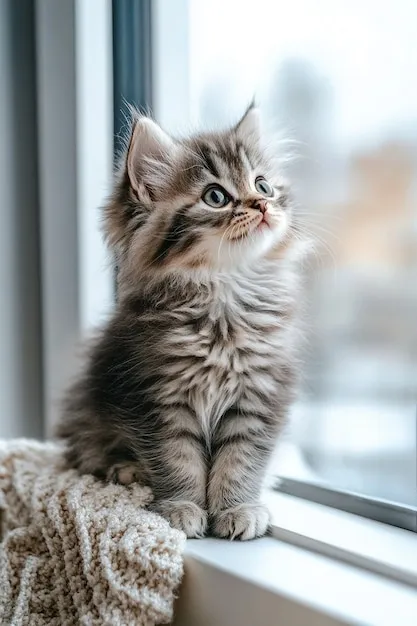
#> input picture OpenCV/cat.jpg, 417 x 626 px
$ python basics.py
#> lines starting #> are read from the running program, lines starting #| are printed output that depends on the picture; after the words box and inside, x2 and y2 are one past the last pixel; in counts of white or black regions, pixels touching at a corner belong together
import cv2 as cv
import numpy as np

img = cv.imread("cat.jpg")
#> img is the input picture: shape (626, 417, 3); mean B, G, R 163.3, 164, 160.9

cv.imshow("Cat Original", img)

## 1. Convert to grayscale
gray = cv.cvtColor(img, cv.COLOR_BGR2GRAY)
cv.imshow("Gray", gray)

## 2. Blur the image using Gaussian function
blur = cv.GaussianBlur(img, (5,5), cv.BORDER_DEFAULT)
cv.imshow("Blur", blur)

## 3. Edge Cascading i.e., Drawing Borders
canny = cv.Canny(blur, 125, 174)
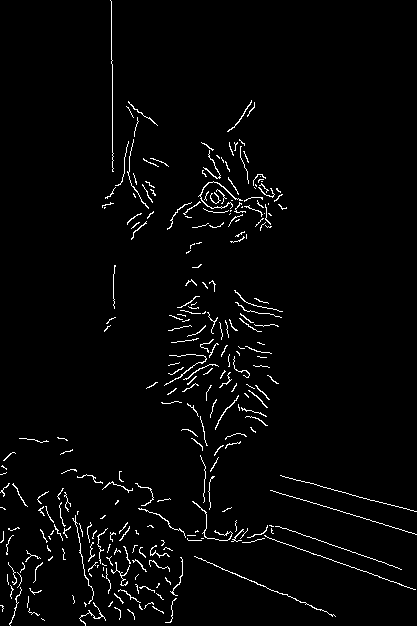
#> canny: shape (626, 417); 2.6% white in thin lines or dots
cv.imshow("Canny", canny)

## 4. Dilation - Fills the gaps, adds outer layer
dilated = cv.dilate(canny, (7,7), iterations = 3)
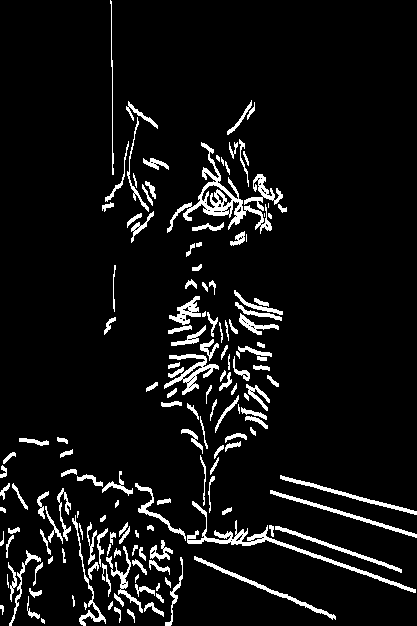
#> dilated: shape (626, 417); 7% white; 157 white regions (13 under 20 px), largest, box (x1, y1, x2, y2) and area: (167, 142, 272, 234) 1617, (187, 501, 416, 593) 1381, (164, 354, 219, 395) 667
cv.imshow("Dilated image", dilated)

## 5. Erosion - Removes isolated noisy pixels, smoothens the boundaries.
eroded = cv.erode(canny, (7,7), iterations = 3)
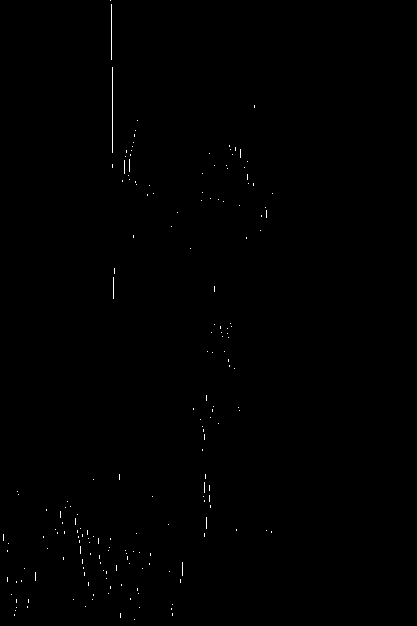
#> eroded: shape (626, 417); 0.24% white in thin lines or dots, all inside (x1, y1, x2, y2) = (3, 0, 273, 620)
cv.imshow("Eroded Image", eroded)

## 6. Resizing the image
resized = cv.resize(img, (500, 500), interpolation = cv.INTER_CUBIC)
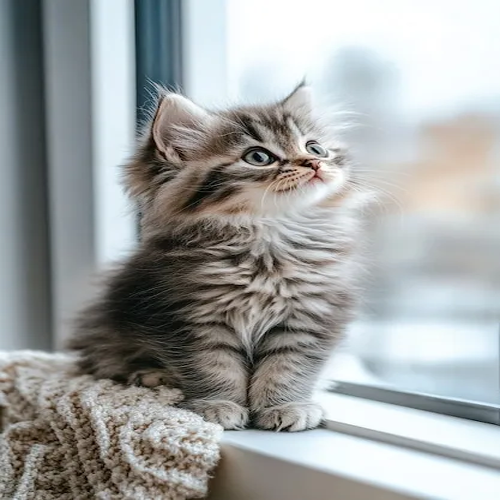
#> resized: shape (500, 500, 3); mean B, G, R 163.3, 164, 160.9
cv.imshow("Resized Image", resized)

## 7. Cropping the image
cropped = img[50:200, 200:400]
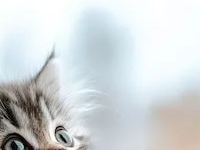
#> cropped: shape (150, 200, 3); mean B, G, R 217, 215.1, 209.5
cv.imshow("Cropped Image", cropped)


cv.waitKey(0)
